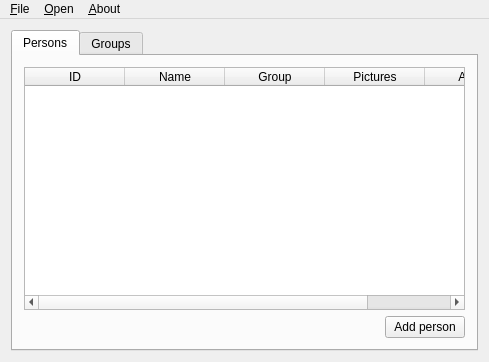
<?xml version="1.0" encoding="UTF-8"?>
<ui version="4.0">
 <class>MainWindow</class>
 <widget class="QMainWindow" name="MainWindow">
  <property name="geometry">
   <rect>
    <x>0</x>
    <y>0</y>
    <width>489</width>
    <height>362</height>
   </rect>
  </property>
  <property name="windowTitle">
   <string>FaceDetector</string>
  </property>
  <property name="windowIcon">
   <iconset resource="resources.qrc">
    <normaloff>:/images/icon.ico</normaloff>:/images/icon.ico</iconset>
  </property>
  <widget class="QWidget" name="centralWidget">
   <layout class="QVBoxLayout" name="verticalLayout">
    <item>
     <widget class="QTabWidget" name="tabWidget">
      <property name="currentIndex">
       <number>0</number>
      </property>
      <widget class="QWidget" name="tabPersons">
       <attribute name="title">
        <string>Persons</string>
       </attribute>
       <layout class="QVBoxLayout" name="verticalLayout_2">
        <item>
         <widget class="QTableWidget" name="tablePersons">
          <attribute name="verticalHeaderVisible">
           <bool>false</bool>
          </attribute>
          <attribute name="verticalHeaderDefaultSectionSize">
           <number>24</number>
          </attribute>
          <column>
           <property name="text">
            <string>ID</string>
           </property>
          </column>
          <column>
           <property name="text">
            <string>Name</string>
           </property>
          </column>
          <column>
           <property name="text">
            <string>Group</string>
           </property>
          </column>
          <column>
           <property name="text">
            <string>Pictures</string>
           </property>
          </column>
          <column>
           <property name="text">
            <string>Action</string>
           </property>
          </column>
         </widget>
        </item>
        <item>
         <layout class="QHBoxLayout" name="layoutButtonsPersons">
          <item>
           <spacer name="spacerPersons">
            <property name="orientation">
             <enum>Qt::Horizontal</enum>
            </property>
            <property name="sizeHint" stdset="0">
             <size>
              <width>40</width>
              <height>20</height>
             </size>
            </property>
           </spacer>
          </item>
          <item>
           <widget class="QPushButton" name="buttonAddPerson">
            <property name="text">
             <string>Add person</string>
            </property>
           </widget>
          </item>
         </layout>
        </item>
       </layout>
      </widget>
      <widget class="QWidget" name="tabGroups">
       <attribute name="title">
        <string>Groups</string>
       </attribute>
       <layout class="QVBoxLayout" name="verticalLayout_3">
        <item>
         <widget class="QTableWidget" name="tableGroups">
          <attribute name="verticalHeaderVisible">
           <bool>false</bool>
          </attribute>
          <attribute name="verticalHeaderDefaultSectionSize">
           <number>24</number>
          </attribute>
          <column>
           <property name="text">
            <string>ID</string>
           </property>
          </column>
          <column>
           <property name="text">
            <string>Name</string>
           </property>
          </column>
          <column>
           <property name="text">
            <string>Color</string>
           </property>
          </column>
          <column>
           <property name="text">
            <string>Persons</string>
           </property>
          </column>
          <column>
           <property name="text">
            <string>Action</string>
           </property>
          </column>
         </widget>
        </item>
        <item>
         <layout class="QHBoxLayout" name="layoutButtonsGroups">
          <item>
           <spacer name="spacerGroups">
            <property name="orientation">
             <enum>Qt::Horizontal</enum>
            </property>
            <property name="sizeHint" stdset="0">
             <size>
              <width>40</width>
              <height>20</height>
             </size>
            </property>
           </spacer>
          </item>
          <item>
           <widget class="QPushButton" name="buttonAddGroup">
            <property name="text">
             <string>Add group</string>
            </property>
           </widget>
          </item>
         </layout>
        </item>
       </layout>
      </widget>
     </widget>
    </item>
   </layout>
  </widget>
  <widget class="QMenuBar" name="menuBar">
   <property name="geometry">
    <rect>
     <x>0</x>
     <y>0</y>
     <width>489</width>
     <height>21</height>
    </rect>
   </property>
   <widget class="QMenu" name="menuOuvrir">
    <property name="title">
     <string>&amp;Open</string>
    </property>
    <addaction name="actionImage"/>
    <addaction name="actionVid_o"/>
    <addaction name="separator"/>
    <addaction name="actionWebcam"/>
   </widget>
   <widget class="QMenu" name="menu_propos">
    <property name="title">
     <string>&amp;About</string>
    </property>
    <addaction name="action_propos_de_FaceDetected"/>
    <addaction name="action_propos_de_Qt"/>
   </widget>
   <widget class="QMenu" name="menuFichier">
    <property name="title">
     <string>&amp;File</string>
    </property>
    <addaction name="actionOptions"/>
    <addaction name="separator"/>
    <addaction name="actionQuitter"/>
   </widget>
   <addaction name="menuFichier"/>
   <addaction name="menuOuvrir"/>
   <addaction name="menu_propos"/>
  </widget>
  <action name="actionWebcam">
   <property name="text">
    <string>&amp;Webcam</string>
   </property>
  </action>
  <action name="actionImage">
   <property name="text">
    <string>&amp;Image</string>
   </property>
  </action>
  <action name="actionVid_o">
   <property name="text">
    <string>&amp;Video</string>
   </property>
  </action>
  <action name="action_propos_de_FaceDetected">
   <property name="text">
    <string>About &amp;FaceDetector</string>
   </property>
  </action>
  <action name="action_propos_de_Qt">
   <property name="text">
    <string>About &amp;Qt</string>
   </property>
  </action>
  <action name="actionQuitter">
   <property name="text">
    <string>&amp;Quit</string>
   </property>
  </action>
  <action name="actionOptions">
   <property name="text">
    <string>&amp;Settings</string>
   </property>
  </action>
 </widget>
 <layoutdefault spacing="6" margin="11"/>
 <resources>
  <include location="resources.qrc"/>
 </resources>
 <connections>
  <connection>
   <sender>actionQuitter</sender>
   <signal>triggered()</signal>
   <receiver>MainWindow</receiver>
   <slot>close()</slot>
   <hints>
    <hint type="sourcelabel">
     <x>-1</x>
     <y>-1</y>
    </hint>
    <hint type="destinationlabel">
     <x>199</x>
     <y>149</y>
    </hint>
   </hints>
  </connection>
  <connection>
   <sender>actionWebcam</sender>
   <signal>triggered()</signal>
   <receiver>MainWindow</receiver>
   <slot>openWebcamDialog()</slot>
   <hints>
    <hint type="sourcelabel">
     <x>-1</x>
     <y>-1</y>
    </hint>
    <hint type="destinationlabel">
     <x>199</x>
     <y>149</y>
    </hint>
   </hints>
  </connection>
  <connection>
   <sender>buttonAddPerson</sender>
   <signal>clicked()</signal>
   <receiver>MainWindow</receiver>
   <slot>addPerson()</slot>
   <hints>
    <hint type="sourcelabel">
     <x>389</x>
     <y>289</y>
    </hint>
    <hint type="destinationlabel">
     <x>221</x>
     <y>275</y>
    </hint>
   </hints>
  </connection>
  <connection>
   <sender>actionImage</sender>
   <signal>triggered()</signal>
   <receiver>MainWindow</receiver>
   <slot>openImageDialog()</slot>
   <hints>
    <hint type="sourcelabel">
     <x>-1</x>
     <y>-1</y>
    </hint>
    <hint type="destinationlabel">
     <x>199</x>
     <y>149</y>
    </hint>
   </hints>
  </connection>
 </connections>
 <slots>
  <slot>openWebcamDialog()</slot>
  <slot>addPicture()</slot>
  <slot>addPerson()</slot>
  <slot>openImageDialog()</slot>
 </slots>
</ui>
